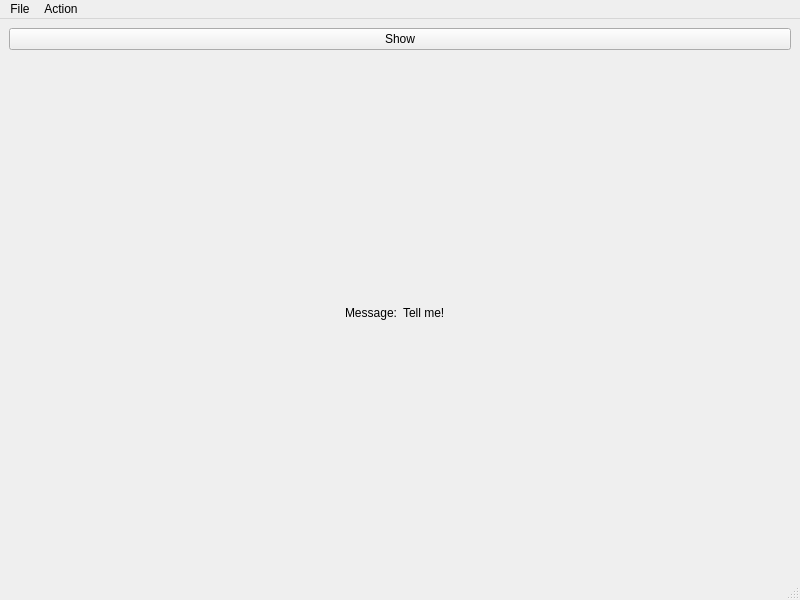
<?xml version="1.0" encoding="UTF-8"?>
<ui version="4.0">
 <class>MainWindow</class>
 <widget class="QMainWindow" name="MainWindow">
  <property name="geometry">
   <rect>
    <x>0</x>
    <y>0</y>
    <width>800</width>
    <height>600</height>
   </rect>
  </property>
  <property name="windowTitle">
   <string>MainWindow</string>
  </property>
  <widget class="QWidget" name="centralwidget">
   <layout class="QVBoxLayout" name="verticalLayout">
    <item>
     <widget class="QPushButton" name="pushButton">
      <property name="text">
       <string>Show</string>
      </property>
     </widget>
    </item>
    <item>
     <layout class="QHBoxLayout" name="horizontalLayout">
      <item>
       <widget class="QLabel" name="label">
        <property name="text">
         <string>Message:</string>
        </property>
        <property name="alignment">
         <set>Qt::AlignRight|Qt::AlignTrailing|Qt::AlignVCenter</set>
        </property>
       </widget>
      </item>
      <item>
       <widget class="QLabel" name="labelMessage">
        <property name="text">
         <string>Tell me!</string>
        </property>
       </widget>
      </item>
     </layout>
    </item>
   </layout>
  </widget>
  <widget class="QMenuBar" name="menubar">
   <property name="geometry">
    <rect>
     <x>0</x>
     <y>0</y>
     <width>800</width>
     <height>21</height>
    </rect>
   </property>
   <widget class="QMenu" name="menuFile">
    <property name="title">
     <string>File</string>
    </property>
    <addaction name="actionExit"/>
   </widget>
   <widget class="QMenu" name="menuAction">
    <property name="title">
     <string>Action</string>
    </property>
    <addaction name="actionWise_Saying"/>
   </widget>
   <addaction name="menuFile"/>
   <addaction name="menuAction"/>
  </widget>
  <widget class="QStatusBar" name="statusbar"/>
  <action name="actionExit">
   <property name="text">
    <string>Exit</string>
   </property>
  </action>
  <action name="actionWise_Saying">
   <property name="text">
    <string>Wise Saying</string>
   </property>
  </action>
 </widget>
 <resources/>
 <connections>
  <connection>
   <sender>actionExit</sender>
   <signal>triggered()</signal>
   <receiver>MainWindow</receiver>
   <slot>close()</slot>
   <hints>
    <hint type="sourcelabel">
     <x>-1</x>
     <y>-1</y>
    </hint>
    <hint type="destinationlabel">
     <x>399</x>
     <y>299</y>
    </hint>
   </hints>
  </connection>
 </connections>
</ui>
